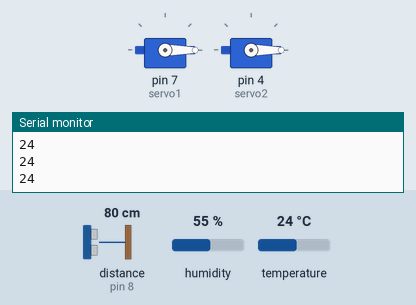
The sketch below on a simulated Arduino Uno, built with avr-gcc and run on an emulated ATmega328P. Parts: 2 × servo, the last lines printed to the serial monitor. Wiring (inferred from the names in the program): ultrasonic range finder: trigger pin 9; echo pin 8. The test bench sets the inputs (shaded band); at power-on: temperature 24 °C, distance to the obstacle (sensor on pin 8) 80 cm, humidity 55 %. The echo pulse lasts 58.3 µs per cm.

Above: at 2.2 s.
2.3 s: temperature set to 27 °C
3.8 s: temperature set to 30 °C
At 4.5 s:
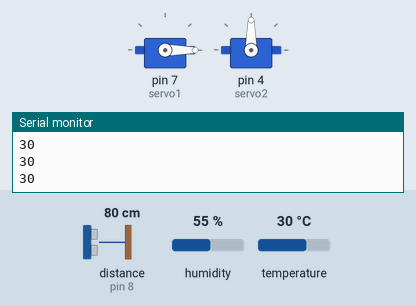
5.3 s: temperature set to 12 °C
At 6.1 s:
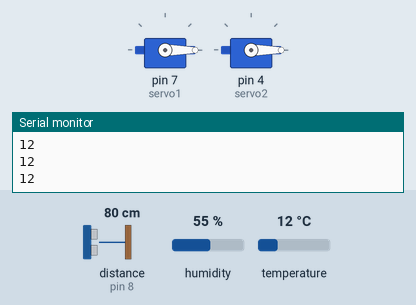
6.8 s: distance to the obstacle (sensor on pin 8) set to 18 cm
8.3 s: distance to the obstacle (sensor on pin 8) set to 14 cm
At 8.8 s:
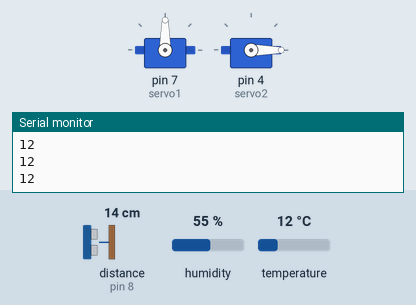
9.8 s: distance to the obstacle (sensor on pin 8) set to 35 cm
At 10.3 s:
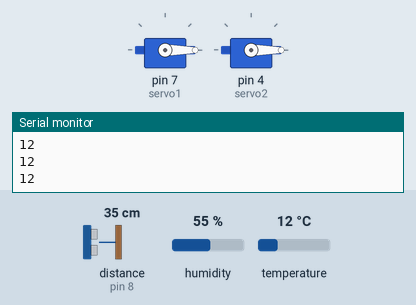
Timing chart, 0 to 12.3 s (numbered marks = the images above; inputs shaded):
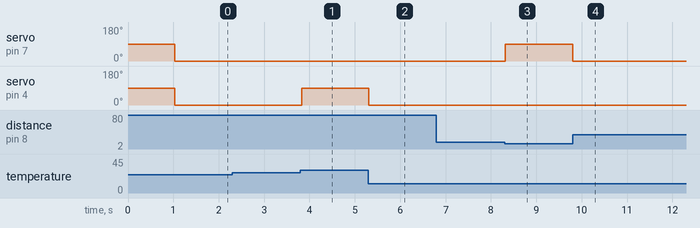

Measured:
- the behaviour switches between 28 and 29 °C on temperature (found by bisection; images 0 and 1)
- the behaviour switches between 17 and 16 cm on distance to the obstacle (sensor on pin 8) (found by bisection; images 2 and 3)
- after the input at 3.8 s, servo on pin 4 (servo2): 0° → 90° at once
- after the input at 5.3 s, servo on pin 4 (servo2): 90° → 0° at once
- after the input at 8.3 s, servo on pin 7 (servo1): 0° → 90° at once
- after the input at 9.8 s, servo on pin 7 (servo1): 90° → 0° at once

The sketch:

Arduino_HandsanitiserandTemp.ino
```cpp
#include <Servo.h>
#include "dht.h"
#define dht_apin A0
Servo servo1;
Servo servo2;
dht DHT;
int trigPin = 9;
int echoPin = 8;
long distance;
long duration;
long t;

void setup()
{
servo1.attach(7);
servo2.attach(4);
 pinMode(trigPin, OUTPUT);
 pinMode(echoPin, INPUT);
 Serial.begin(9600);
  delay(1000);

}

void loop() {
  ultra();
  servo1.write(0);
  if(distance <= 15){
  servo1.write(90);
  delay(5);
  }

  DHT.read11(dht_apin);
  t=DHT.temperature;
  //delay(2000);
  servo2.write(0);
  Serial.println(t);
  if(t>28)
  {
   servo2.write(90);
   delay(5);
  }
}

void ultra(){
  digitalWrite(trigPin, LOW);
  delayMicroseconds(2);
  digitalWrite(trigPin, HIGH);
  delayMicroseconds(10);
  digitalWrite(trigPin, LOW);
  duration = pulseIn(echoPin, HIGH);
  distance = duration*0.034/2;
  }
```
